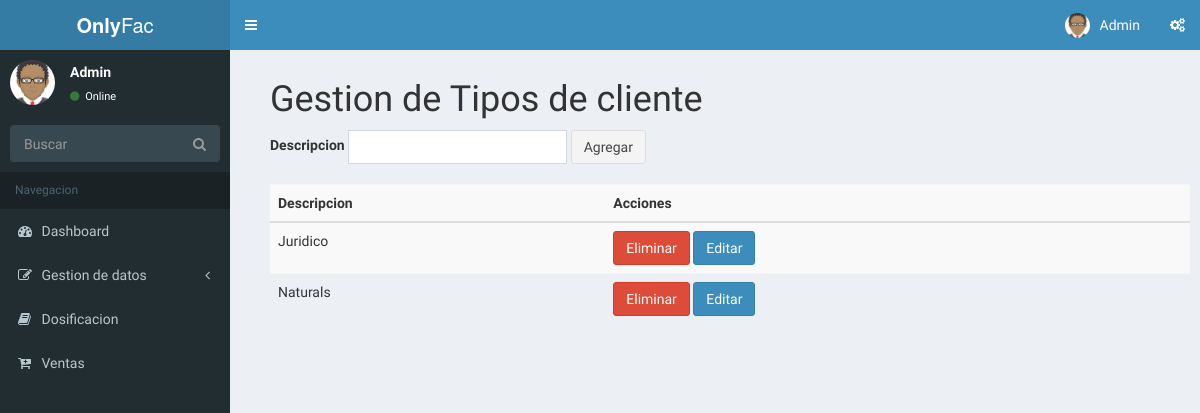
The page /index.php/tipocliente on the database as committed earlier.
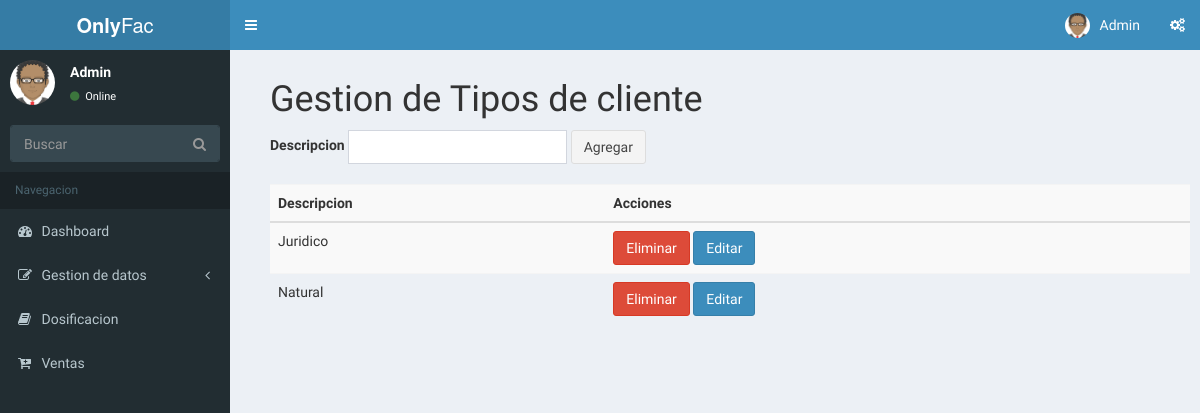
The same page on the database as committed later.
### tables this page shows
CREATE TABLE `tipo_cliente` (
  `idTipo_Cliente` int(11) NOT NULL AUTO_INCREMENT,
  `descripcion` varchar(15) DEFAULT NULL,
  PRIMARY KEY (`idTipo_Cliente`)
);

### application/controllers/tipocliente.php (called while the page is built, shortened)
<?php
class TipoCliente extends CI_Controller {
	public function __construct(){
        $this->load->helper('url');
        $this->load->helper('form');
        $this->load->helper('security');
        $this->load->library('form_validation');
        $this->load->library('session');
        $this->load->model('Model_TipoCliente');
    }
	public function index()
	{
        $data['content'] = "tipocliente/index";
        $data['select'] = $this->Model_TipoCliente->select();
        $this->load->view("template", $data);
	}
}

### index.php (called while the page is built, shortened)
<?php
require_once BASEPATH.'core/CodeIgniter.php';

### application/models/model_tipocliente.php (called while the page is built, shortened)
<?php
Class Model_TipoCliente extends CI_Model {
    public function select()
    {
        $this->db->select('*');
        $this->db->from('tipo_cliente');
        $query = $this->db->get();
        return $query->result();
    }
}

### application/views/tipocliente/index.php (the view)
<h1>Gestion de Tipos de cliente</h1>
<?php if(isset($dataedit)) {echo form_open('tipocliente/update'."/".$dataedit[0]->idTipo_Cliente, 'class="form-inline"');} else { echo form_open('tipocliente/insert', 'class="form-inline"');} ?>
  <div class="form-group">
    <label for="exampleInputName2">Descripcion</label>
    <input type="text" name="tipodescription" class="form-control" id="exampleInputName2" value="<?php if(isset($dataedit)){ echo $dataedit[0]->descripcion;} ?>" />
  </div>
  <button type="submit" class="btn btn-default">
      <?php
        if(isset($dataedit)){
            echo "Actualizar";
        } else {
            echo "Agregar";
        }
      ?>
  </button>
<?php echo form_close(); ?>
<table class="table table-striped" style = "margin: 20px 0px;">
    <theader>
        <th>Descripcion</th>
        <th>Acciones</th>
    </theader>
    <tbody>
        <?php foreach ($select as $value) { ?>
            <tr>
                <td><?php echo $value->descripcion; ?></td>
                <td>
                    <a href="<?php echo base_url('index.php/tipocliente/delete')."/".$value->idTipo_Cliente; ?>" type="button" class="btn btn-danger">Eliminar</a>
                    <a href="<?php echo base_url('index.php/tipocliente/edit')."/".$value->idTipo_Cliente; ?>" type="button" class="btn btn-primary">Editar</a>
                </td>
            </tr>
        <?php } ?>
    </tbody>
</table>

Rows that differ between the two databases and show on the page:
changed tipo_cliente: descripcion "Naturals" → "Natural"
